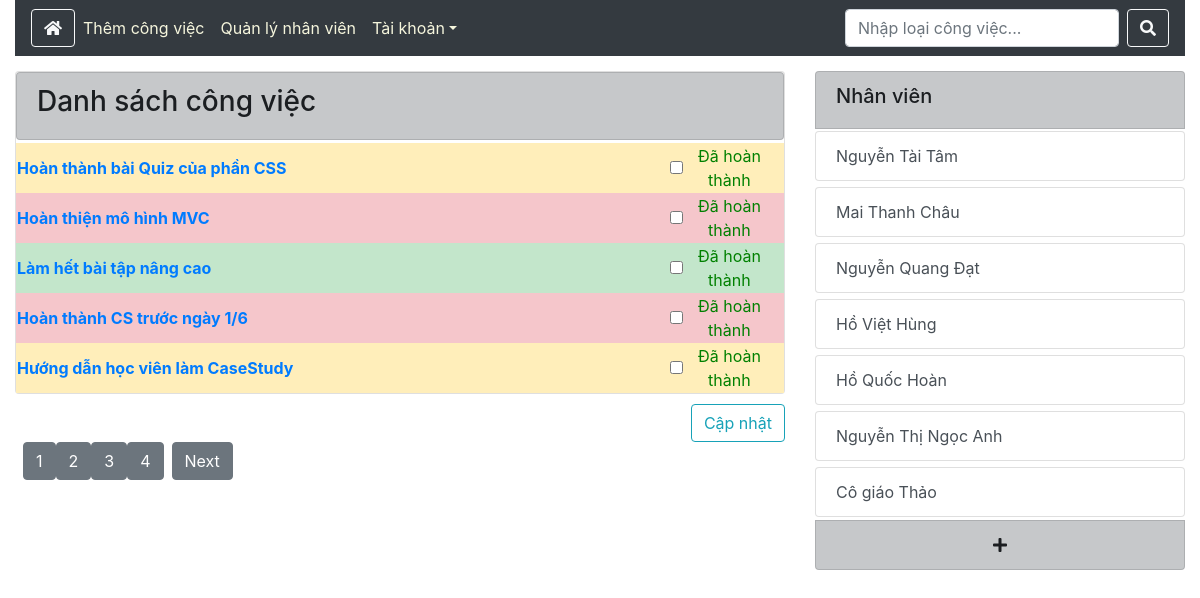
Page /index.php?controller=cv&action=list&page=1 (signed in) on the committed database.
### tables this page shows
CREATE TABLE `cong_viec` (
  `ID_cv` int(10) NOT NULL,
  `Mo_ta` varchar(255) NOT NULL,
  `ID_nhan_vien` int(10) NOT NULL,
  `ID_loai_cong_viec` int(10) NOT NULL,
  `Trang_thai` varchar(100) NOT NULL DEFAULT 'Chưa hoàn thành'
);

CREATE TABLE `nhan_vien` (
  `ID_nv` int(10) NOT NULL,
  `Ten_nv` varchar(100) NOT NULL,
  `Chuc_vu` varchar(100) NOT NULL,
  `SDT` varchar(13) NOT NULL,
  `Hinh_anh` varchar(255) DEFAULT NULL
);

### Controller/cvController.php (called while the page is built, shortened)
<?php
class cvController
{
    public function list()
    {
        $objnvModel = new nvModel();
        $rowNVs = $objnvModel->getAll();
        $objcvModel = new cvModel();
        if (isset($_GET['page'])) {
            $current_page = $_GET['page'];
        } else {
            $current_page = 1;
        }
        $total_record = $objcvModel->getTotalRecord();
        $limit = 5;
        $total_page = ceil($total_record->total / $limit);
        $start = ($current_page - 1) * $limit;
        $rowCVs = $objcvModel->getbyLimit($start, $limit);
        include 'View/cv/list.php';
    }
}

### Model/DatabaseConnect.php (called while the page is built, shortened)
<?php
 class DatabaseConnect {
     public function __construct() {
        $username = 'root';
        $password = '';
        $options  = array(PDO::MYSQL_ATTR_INIT_COMMAND => "SET NAMES utf8");
        $this->dbc = new PDO('mysql:host=localhost;dbname=phan_cong_cong_viec', $username, $password,$options);
    }
 }
?>

### Model/cvModel.php (called while the page is built, shortened)
<?php
class cvModel extends DatabaseConnect
{
    public function getTotalRecord()
    {
        $sql = "SELECT COUNT(ID_cv) AS total FROM cong_viec WHERE Trang_thai = 'Chưa hoàn thành'";
        $stmt = $this->dbc->query($sql);
        $stmt->setFetchMode(PDO::FETCH_OBJ);
        $row = $stmt->fetch();
        return $row;
    }
    public function getbyLimit($start, $limit)
    {
        $sql = "SELECT * FROM cong_viec  JOIN loai_cv ON cong_viec.ID_loai_cong_viec = loai_cv.ID_loai_cv JOIN nhan_vien ON cong_viec.ID_nhan_vien = nhan_vien.ID_nv WHERE Trang_thai = 'Chưa hoàn thành' ORDER BY cong_viec.ID_cv ASC LIMIT $start, $limit";
        $stmt = $this->dbc->query($sql);
        $stmt->setFetchMode(PDO::FETCH_OBJ);
        $rows = $stmt->fetchall();
        return $rows;
    }
}

### Model/nvModel.php (called while the page is built, shortened)
<?php
    include_once 'model/DatabaseConnect.php';
    class nvModel extends DatabaseConnect {
        public function getAll()
        {
            $sql = "SELECT * FROM nhan_vien";
            $stmt = $this->dbc->query($sql);
            $stmt->setFetchMode(PDO::FETCH_OBJ);
            $rows = $stmt->fetchall();
            return $rows;
        }
    }
?>

### View/cv/list.php (the view, shortened to what this page needs)
<div class="row" style="margin-top: 10px; margin-bottom: 5px;">
    <div class="col-lg-8">
        <form action="index.php?controller=cv&action=checked" method="POST">
            <div class="card text-left" style="margin-top: 5px">
            <div class="list-group" style="margin-bottom: 3px">
                <a  href="index.php?controller=cv&action=listAll"
                class="list-group-item list-group-item-action list-group-item-dark"><h3>Danh sách công việc</h3>
                </a>
            </div>
                <?php foreach ($rowCVs as $rowCV ) : ?>
                <?php   if ($rowCV->Trang_thai == 'Chưa hoàn thành') : ?>
                <table style="width: 100%; text-align: center">
                    <tr class="table-<?php
                                        if ($rowCV->Loai_cv == 'Không quan trọng') {
                                            echo 'success';
                                        } else if ($rowCV->Loai_cv == 'Quan trọng') {
                                            echo 'warning';
                                        } else {
                                            echo 'danger';
                                        }
                                    ?>">
                        <th style="width: 85%; text-align: left;">
                            <a href="index.php?controller=cv&action=view&id=<?php echo $rowCV->ID_cv; ?>">
                                <?php echo $rowCV->Mo_ta; ?>
                            </a>
                        </th>
                        <td style="width: 15%;">
                            <div class="form-check form-check-inline" style="color: green">
                                <input name="<?php echo $rowCV->ID_cv; ?>" class="form-check-input" type="checkbox" id="inlineCheckbox<?php echo $rowCV->ID_cv; ?>" value="option1">
                                <label class="form-check-label" for="inlineCheckbox<?php echo $rowCV->ID_cv; ?>">Đã hoàn thành</label>
                            </div>
                        </td>
                    </tr>
                </table>
                <?php endif; ?>
                <?php endforeach; ?>
            </div>
            <div style="text-align: right; margin-top: 10px">
                <input type="submit" value="Cập nhật" class="btn btn-outline-info">
            </div>
        </form>
        <div class="btn-toolbar" role="toolbar" aria-label="Toolbar with button groups">
            <div class="btn-group mr-2" role="group" aria-label="Second group">
                <?php for ($i=1; $i <= $total_page; $i++) : ?>
                <a href="index.php?controller=cv&action=list&page=<?php echo $i; ?>" style="color: white">
                    <button type="button" class="btn btn-secondary">
                        <?php echo $i; ?>
                    </button>
                </a>
                <?php endfor; ?>
            </div>
            <div class="btn-group" role="group" aria-label="Third group">
                <?php if ($current_page < $total_page && $total_page > 1) : ?>
                <a href="index.php?controller=cv&action=list&page=<?php echo $current_page + 1; ?>" style="color: white">
                    <button type="button" class="btn btn-secondary">Next</button>
                </a>
                <?php endif; ?>
            </div>
        </div>
    </div>
    <div class="col-lg-4">
        <div class="list-group" style="margin-top: 5px">
            <a href="index.php?controller=nv&action=list"
                class="list-group-item list-group-item-action list-group-item-dark"><h5>Nhân viên</h5>
            </a>
            <?php foreach ($rowNVs as $rowNV) : ?>
            <div style="margin-top: 3px; margin-bottom: 3px">
                <a href="index.php?controller=nv&action=view&ID_nv=<?php echo $rowNV->ID_nv; ?>"
                    class="list-group-item list-group-item-action list-group-item-Secondary ">
                    <?php echo $rowNV->Ten_nv; ?>
                </a>
            </div>
            <?php endforeach; ?>
            <a href="index.php?controller=nv&action=add"
               class="list-group-item list-group-item-action list-group-item-dark"
               style="text-align: center" ><i class="fas fa-plus"></i>
            </a>
        </div>
    </div>
</div>

### rows in the picture
cong_viec: Mo_ta "Hoàn thành bài Quiz của phần CSS"
cong_viec: Mo_ta "Hoàn thiện mô hình MVC"
cong_viec: Mo_ta "Làm hết bài tập nâng cao"
cong_viec: Mo_ta "Hoàn thành CS trước ngày 1/6"
cong_viec: Mo_ta "Hướng dẫn học viên làm CaseStudy"
nhan_vien: Ten_nv "Nguyễn Tài Tâm"
nhan_vien: Ten_nv "Mai Thanh Châu"
nhan_vien: Ten_nv "Nguyễn Quang Đạt"
nhan_vien: Ten_nv "Hồ Việt Hùng"
nhan_vien: Ten_nv "Hồ Quốc Hoàn"
nhan_vien: Ten_nv "Nguyễn Thị Ngọc Anh"
nhan_vien: Ten_nv "Cô giáo Thảo"
